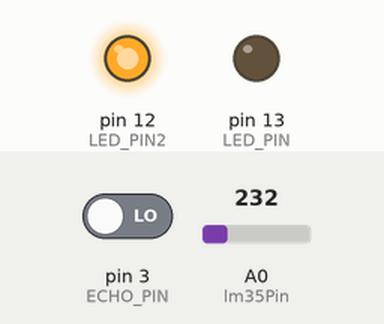
Recording of a sketch running on a simulated Arduino Uno, built with avr-gcc and run on an emulated ATmega328P. On the bench: output pins drawn as LEDs (lit = HIGH). The inputs (shaded band) are chosen by the test bench; at power-on: A0 (lm35Pin) = 232, pin 3 (ECHO_PIN) LOW. Pins used as bus, display or sensor lines are not drawn; what the sketch prints to the serial monitor is not drawn.

Above: at 1.2 s.
1.3 s: A0 (lm35Pin) set to 267
5.2 s: A0 (lm35Pin) set to 295
At 7.6 s:
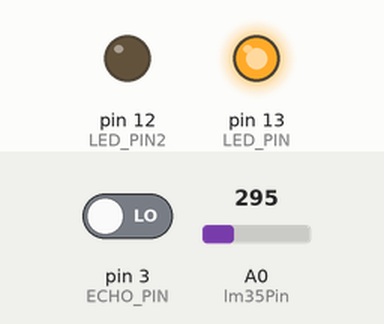
8.5 s: A0 (lm35Pin) set to 266
At 10.3 s:
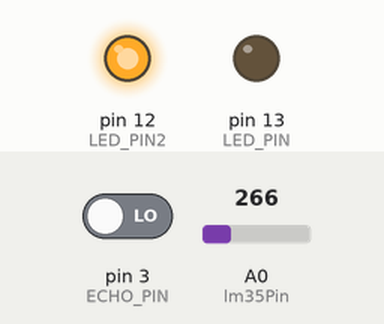
11.5 s: A0 (lm35Pin) set to 290
At 14.2 s:
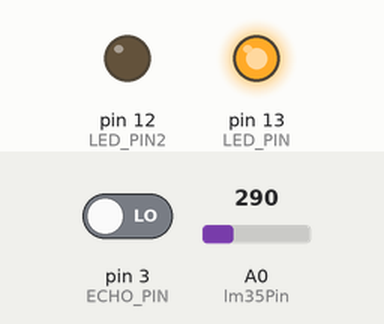
Timing chart, 0 to 15.5 s (numbered marks = the images above; inputs shaded):
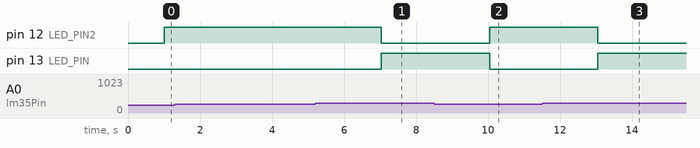

The sketch:

pro_add.ino
```cpp
#define TRIG_PIN 2
#define ECHO_PIN 3
#define LED_PIN 13
#define LED_PIN2 12

float temperature;
int reading;
int lm35Pin = A0;

void setup() {
  pinMode(TRIG_PIN, OUTPUT);
  pinMode(ECHO_PIN, INPUT);
  pinMode(LED_PIN, OUTPUT);
  pinMode(LED_PIN2, OUTPUT);
  analogReference(INTERNAL);
  Serial.begin(115200);
}

void loop()
{
  int distance = 0;

  digitalWrite(TRIG_PIN, HIGH);
  delay(10);
  digitalWrite(TRIG_PIN, LOW);

  distance = pulseIn(ECHO_PIN, HIGH) / 58.2; /* 센치미터(cm) */

  reading = analogRead(lm35Pin);
  temperature = reading / 9.31;

  // 온도가 30도 위로 올라가고 거리가 10cm 이하면 LED 켜짐
  if (distance <= 10 && temperature > 30) {
    digitalWrite(LED_PIN, HIGH);
    digitalWrite(LED_PIN2, LOW);
  } else {
    digitalWrite(LED_PIN, LOW);
    digitalWrite(LED_PIN2, HIGH);
  }

  Serial.print("거리 : ");
  Serial.print(distance);
  Serial.println("cm");
  Serial.print("온도 : ");
  Serial.println(temperature);
  delay(2000);
}
```

Measured:
- the behaviour switches between 279 and 280 on A0 (lm35Pin) (found by bisection; images 0 and 1)
- after the input at 1.3 s, every drawn part: stays the same
- after the input at 5.2 s, pin 12 (LED_PIN2): HIGH → LOW after 1.8 s; pin 13 (LED_PIN): LOW → HIGH after 1.8 s
- after the input at 8.5 s, pin 12 (LED_PIN2): LOW → HIGH after 1.5 s; pin 13 (LED_PIN): HIGH → LOW after 1.5 s
- after the input at 11.5 s, pin 12 (LED_PIN2): HIGH → LOW after 1.6 s; pin 13 (LED_PIN): LOW → HIGH after 1.6 s
